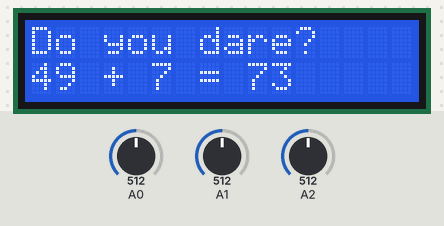
Bench run of a sketch on a simulated Arduino Uno, built with avr-gcc and run on an emulated ATmega328P. On the bench: 16×2 character LCD. The inputs (shaded band) are chosen by the test bench; at power-on: A1 = 512, A0 = 512, A2 = 512. Random numbers use the default seed unless the sketch sets one.

Above: at 1.2 s.
1.3 s: A1 set to 490
At 2.7 s:
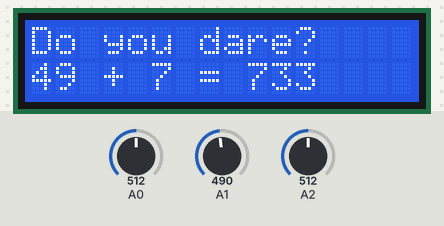
Timing chart, 0 to 4.3 s (numbered marks = the images above; inputs shaded):
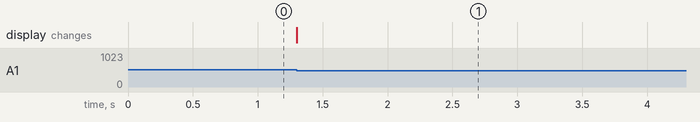

Measured:
- after the input at 1.3 s, the display: changes at once (image 1)

The sketch:

mcgill_robotic.ino
```cpp
#include <LiquidCrystal.h>

#include <avr/wdt.h>
#include <util/atomic.h>

LiquidCrystal lcd(12, 11, 5, 4, 3, 2);

int firstOperand;
int secOperand;
int operatorIndex;
String operators[2] = {"-", "+"};
String question;
String answer;
int answerN;
String intro[10] = {
  "Do you dare?",
  "Harder now!",
  //"Can you try that? I guess not!"
};

int result[10];
int res_length = 0;

int previous0 = 0;
int previous1 = 0;
int previous2 = 0;

void setup() {
  //start serial communication
  Serial.begin(9600);
  lcd.begin(16,2);
  randomCalc();
}

void loop() {
  // create a local variable to hold the input on pin A0 - A1
  int btnSet0 = analogRead(A0);
  int btnSet1 = analogRead(A1);
  int btnSet2 = analogRead(A2);

  //Serial.println(btnSet1);
  //Serial.println(btnSet0);

  // get the value from the set of btns plugged to A0
  if(btnSet0 > 1015){
    if(!(previous0 > 1015)){
      saveResult(9);
    }
  }
  else if(btnSet0 >= 980 && btnSet0 <= 1010){
    if(!(previous0 >= 980 && previous0 <= 1010)){
      saveResult(8);
    }
  }
  else if(btnSet0 >= 480 && btnSet0 <= 640){
    if(!(previous0 >= 480 && previous0 <= 640)){
      saveResult(7);
    }
  }
  else if(btnSet0 > 4 && btnSet0 <= 20){
    if(!(previous0 > 4 && previous0 <= 20)){
      saveResult(6);
    }
  }


  // get the value from the set of btns plugged to A1
  if(btnSet1 > 1015){
    if(!(previous1 > 1015)){
      saveResult(5);
    }
  }
  else if(btnSet1 >= 980 && btnSet1 <= 1010){
    if(!(previous1 >= 980 && previous1 <= 1010)){
      saveResult(4);
    }
  }
  else if(btnSet1 >= 480 && btnSet1 <= 640){
    if(!(previous1 >= 500 && previous1 <= 640)){
      saveResult(3);
    }
  }
  else if(btnSet1 > 4 && btnSet1 <= 20){
    if(!(previous1 > 4 && previous1 <= 20)){
      saveResult(2);
    }
  }

  // get the value from the set of buttons plugged into A2
  if(btnSet2>1015){
    if(!(previous2 > 1015)){
      saveResult(1);
    }
  }
  else if(btnSet2 >= 980 && btnSet2 <= 1010){
    if(!(previous2 >= 980 && previous2 <= 1010)){
      saveResult(0);
    }
  }

  previous0 = btnSet0;
  previous1 = btnSet1;
  previous2 = btnSet2;
}

void randomCalc() {
  secOperand = random(100);
  firstOperand = random(100);

  lcd.clear();
  lcd.print(intro[random(1)]);
  lcd.setCursor(0, 1);
  operatorIndex = rand() % 2;
  question = String(firstOperand) + " " + operators[operatorIndex] + " " + String(secOperand) + " = ";
  lcd.print(question);

  answer = "";
}

void saveResult(int num) {

  // we limit the length of the answer to 3 digit
  if(answer.length() < 3) {

    answer = answer + String(num);
    lcd.setCursor((question.length() + answer.length() - 1), 2);
    // print the letter:
    lcd.print(String(num));
  }
}

void eraseLast() {
  answer.remove(answer.length()-1);
  Serial.println(answer);
  lcd.setCursor(0, 2);
  lcd.print(question + answer + "  ");
  lcd.setCursor((question.length() + answer.length()), 2);
}

void computeResult() {
  if (answer.length() == 0) {
    randomCalc();
    return;
  }

  lcd.clear();
  // convert answer back into integer
  answerN = atoi(answer.c_str());
  Serial.println(firstOperand - secOperand);
  Serial.println(answerN);

  Serial.println(firstOperand + secOperand);
  Serial.println(answerN);

  Serial.println(operatorIndex);

  if(operatorIndex == 0) {
     if(firstOperand - secOperand == answerN) {
        lcd.print("Congrats!");
      }
      else {
        lcd.print("Loser!");
      }
  } else {
      if(firstOperand + secOperand == answerN) {
        lcd.print("Congrats!");
      }
      else {
        lcd.print("Loser!");
      }
  }
  answer.remove(0);
  }
```
